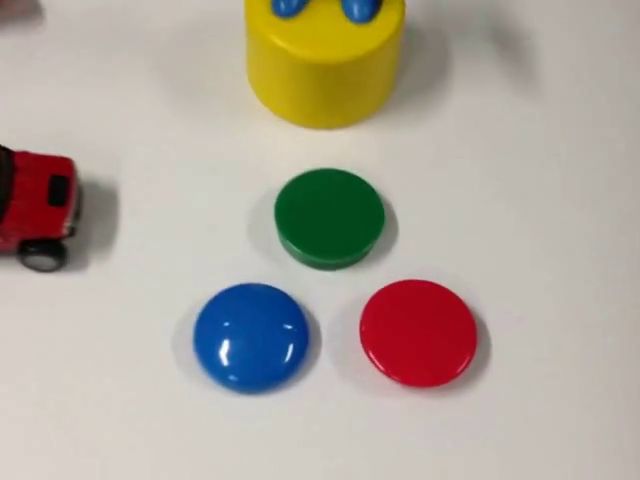
#> input picture frame 57 of data/sample2.mp4, 640 x 480 px
$ python 2_5.py
#> lines starting #> are read from the running program, lines starting #| are printed output that depends on the picture; after the words box and inside, x2 and y2 are one past the last pixel; in counts of white or black regions, pixels touching at a corner belong together
import cv2

# ビデオファイルを開く
cap = cv2.VideoCapture('data/sample2.mp4')
# ビデオファイルの保存設定
rec = cv2.VideoWriter('data/video_dst.mp4',
                      cv2.VideoWriter_fourcc(*'H264'),
                      30, (640, 480))

# ループ開始
while True:
    # 1フレーム読み込み
    ret, src = cap.read()
#> src is the input picture: shape (480, 640, 3); mean B, G, R 156, 167.4, 176.2
    if not ret:
        break
    # グレースケールに変換
    dst = cv2.cvtColor(src, cv2.COLOR_BGR2GRAY)
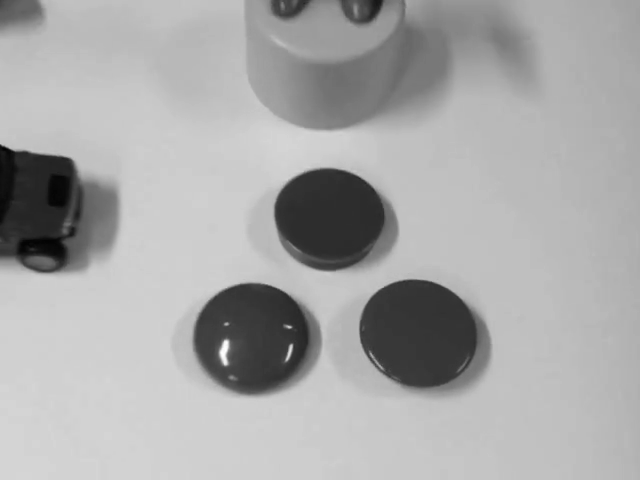
#> dst: shape (480, 640); min 0, max 254, mean 168.7
    # 2値化
    ret, dst = cv2.threshold(dst, 128, 255, cv2.THRESH_BINARY)
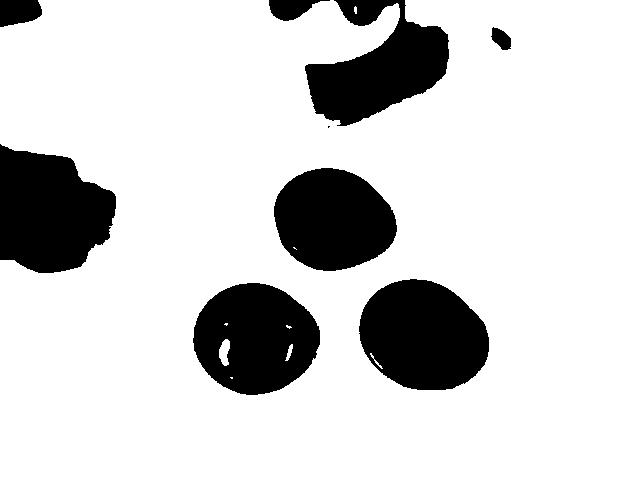
#> dst: shape (480, 640); 82.3% white; 9 black regions (1 under 20 px), largest, box (x1, y1, x2, y2) and area: (0, 144, 116, 273) 11191, (359, 279, 489, 390) 11086, (193, 283, 320, 395) 10528
    # 3チャンネルに変換
    dst = cv2.cvtColor(dst, cv2.COLOR_GRAY2BGR)
    # 1フレーム表示
    cv2.imshow('win_src', src)
    cv2.imshow('win_dst', dst)
    # 1フレーム書き込み
    rec.write(dst)
    # キー入力待機（30 ms）。Escキーで中断。
    if cv2.waitKey(30) == 27:
#> (key Esc is pressed here)
        break

cv2.destroyAllWindows()
# ビデオ書き込みオブジェクトを閉じる
rec.release()

$ run again, starting later in the video
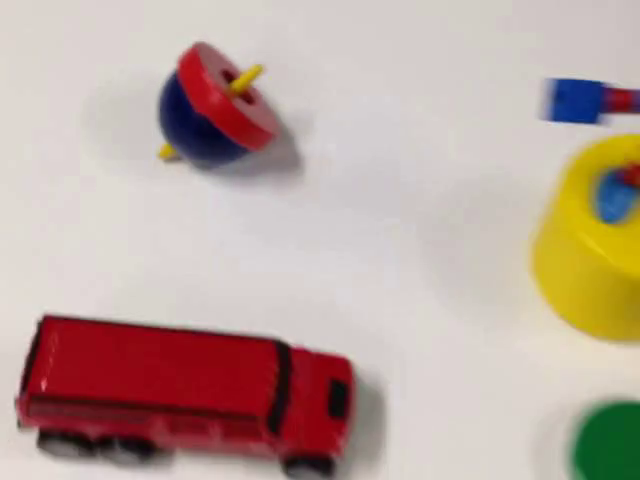
#> input picture frame 463 of data/sample2.mp4, 640 x 480 px
#> src is the input picture: shape (480, 640, 3); mean B, G, R 157.8, 166.9, 187.9
#> `dst = cv2.cvtColor(src, cv2.COLOR_BGR2GRAY)`:
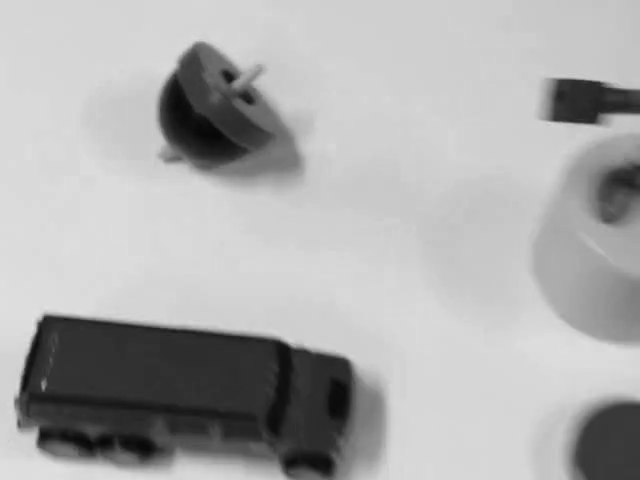
#> dst: shape (480, 640); min 5, max 228, mean 172.1
#> `ret, dst = cv2.threshold(dst, 128, 255, cv2.THRESH_BINARY)`:
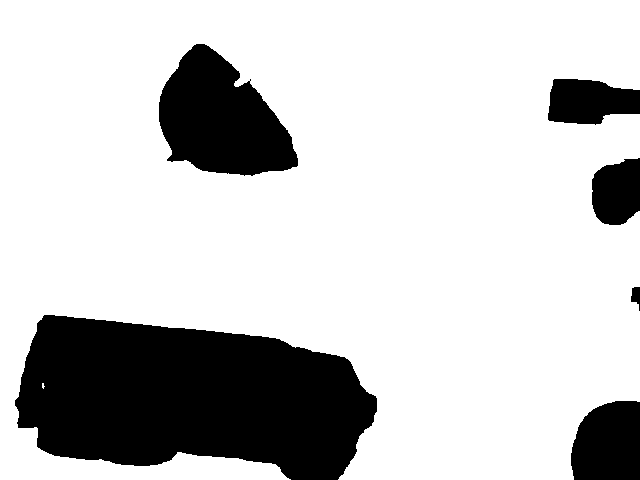
#> dst: shape (480, 640); 78.3% white; 6 black regions, box (x1, y1, x2, y2) and area: (15, 315, 377, 480) 43964, (159, 44, 298, 176) 11955, (571, 401, 640, 480) 4809, (548, 79, 640, 125) 3263, (592, 158, 640, 225) 2672, (631, 287, 640, 311) 137
